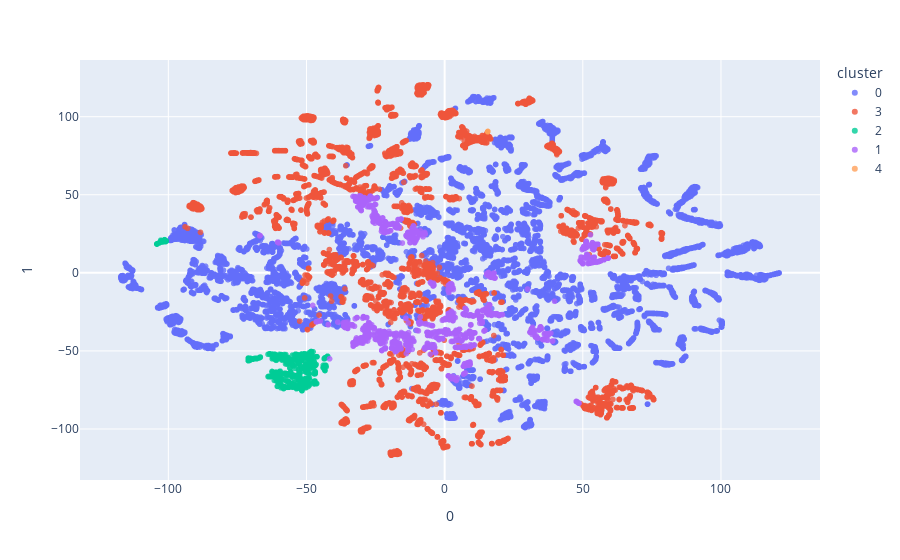

The notebook cell this image was saved under:
### Markdown cell above
#### Clustering visualisation

### Code cell
from sklearn.manifold import TSNE
import plotly.express as px

tsne = TSNE(n_components=2, learning_rate="auto", init="random", n_jobs=-1)
projected_customers = tsne.fit_transform(scaled_customers)

fig = px.scatter(
    projected_customers,
    x=0,
    y=1,
    color=X.cluster,
    labels={"color": "cluster"},
    opacity=0.8,
)
fig.show()

### Figure 1 — Plotly figure (JSON) as saved in the notebook; plotly's stock layout.template omitted (floating-point values rounded to 4 significant figures; data arrays with more than 128 entries replaced by an {"elided": "..."} marker saying what was removed)
{"data": [{"hovertemplate": "cluster=0<br>0=%{x}<br>1=%{y}<extra></extra>", "legendgroup": "0", "marker": {"color": "#636efa", "opacity": 0.8, "symbol": "circle"}, "mode": "markers", "name": "0", "showlegend": true, "x": {"elided": "9569 float values"}, "xaxis": "x", "y": {"elided": "9569 float values"}, "yaxis": "y", "type": "scattergl"}, {"hovertemplate": "cluster=3<br>0=%{x}<br>1=%{y}<extra></extra>", "legendgroup": "3", "marker": {"color": "#EF553B", "opacity": 0.8, "symbol": "circle"}, "mode": "markers", "name": "3", "showlegend": true, "x": {"elided": "5971 float values"}, "xaxis": "x", "y": {"elided": "5971 float values"}, "yaxis": "y", "type": "scattergl"}, {"hovertemplate": "cluster=2<br>0=%{x}<br>1=%{y}<extra></extra>", "legendgroup": "2", "marker": {"color": "#00cc96", "opacity": 0.8, "symbol": "circle"}, "mode": "markers", "name": "2", "showlegend": true, "x": {"elided": "611 float values"}, "xaxis": "x", "y": {"elided": "611 float values"}, "yaxis": "y", "type": "scattergl"}, {"hovertemplate": "cluster=1<br>0=%{x}<br>1=%{y}<extra></extra>", "legendgroup": "1", "marker": {"color": "#ab63fa", "opacity": 0.8, "symbol": "circle"}, "mode": "markers", "name": "1", "showlegend": true, "x": {"elided": "1474 float values"}, "xaxis": "x", "y": {"elided": "1474 float values"}, "yaxis": "y", "type": "scattergl"}, {"hovertemplate": "cluster=4<br>0=%{x}<br>1=%{y}<extra></extra>", "legendgroup": "4", "marker": {"color": "#FFA15A", "opacity": 0.8, "symbol": "circle"}, "mode": "markers", "name": "4", "showlegend": true, "x": [15.59, 15.59, 15.63], "xaxis": "x", "y": [90.43, 90.41, 90.57], "yaxis": "y", "type": "scattergl"}], "layout": {"xaxis": {"anchor": "y", "domain": [0.0, 1.0], "title": {"text": "0"}}, "yaxis": {"anchor": "x", "domain": [0.0, 1.0], "title": {"text": "1"}}, "legend": {"title": {"text": "cluster"}, "tracegroupgap": 0}, "margin": {"t": 60}}}
